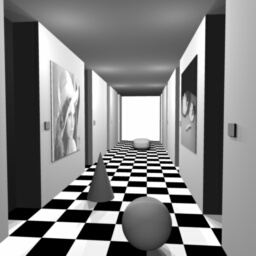
#> input picture assignment2/img/corridorl.jpg, 256 x 256 px
$ python -i disparity_computation.py   (imports and definitions only)   (older library calls are emulated)
#> lines starting #> are read from the running program, lines starting #| are printed output that depends on the picture
#> further down, picture is the input picture: shape (256, 256, 3); min 0, max 255, mean 127.8
import numpy as np
import cv2

# =============================================================
# Stereo Disparity – Baseline (fixed) + Improved Variants
# API contract: each function returns ONLY a single 8-bit disparity_map
# with values scaled to [0,255] for visualization, matching the
# original function's behavior.
# =============================================================

# ------------------------------
# Helpers
# ------------------------------

# [163 lines left out: functions _to_gray_int16, _normalize_for_visualization, _valid_mask, _census, compute_disparity, not called in this run]


# =============================================================
# Enhanced Features: Sobel Preprocessing & Consistency Check
# =============================================================

def _sobel_filter(img: np.ndarray) -> np.ndarray:
    """
    Apply Sobel edge detection filter to enhance features for matching.
    Returns gradient magnitude image (optimized using OpenCV).
    """
    # Convert to uint8 if needed
    if img.dtype == np.int16:
        img = np.clip(img, 0, 255).astype(np.uint8)
    elif img.dtype == np.float32:
        img = np.clip(img, 0, 255).astype(np.uint8)
    elif img.ndim == 3:
        img = cv2.cvtColor(img, cv2.COLOR_BGR2GRAY)

    # Use OpenCV for fast Sobel computation
    sobel_x = cv2.Sobel(img, cv2.CV_16S, 1, 0, ksize=3)
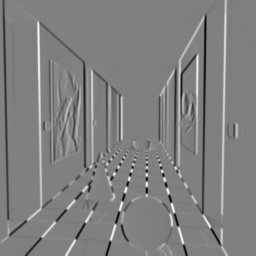
#> sobel_x: shape (256, 256) int16; min -961, max 950, mean -0.4; drawn with min black and max white
    sobel_y = cv2.Sobel(img, cv2.CV_16S, 0, 1, ksize=3)
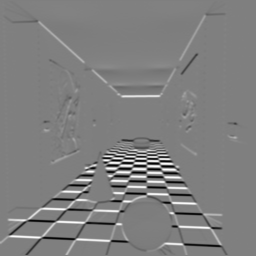
#> sobel_y: shape (256, 256) int16; min -1018, max 1013, mean -0.5; drawn with min black and max white

    # Compute gradient magnitude
    gradient_magnitude = np.sqrt(sobel_x.astype(np.float32)**2 + sobel_y.astype(np.float32)**2)
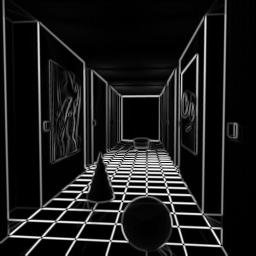
#> gradient_magnitude: shape (256, 256) float32; min 0, max 1018.7, mean 109.2; drawn with min black and max white
    gradient_magnitude = np.clip(gradient_magnitude, 0, 255)
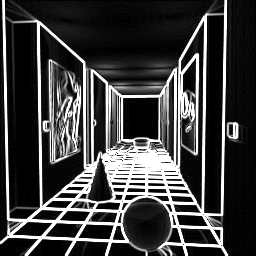
#> gradient_magnitude: shape (256, 256) float32; min 0, max 255, mean 63.8

    return gradient_magnitude.astype(np.int16)


# [68 lines left out: functions _left_right_consistency_check, compute_disparity_enhanced, not called in this run]


# =============================================================
# Legacy Compatibility Functions
# =============================================================

def compute_disparity_sad(left_img, right_img, block_size: int = 5, max_disparity: int = 64):
    """Block matching using Sum of Absolute Differences (SAD)."""
    return compute_disparity(left_img, right_img, block_size, max_disparity, method='SAD')


def compute_disparity_zsad(left_img, right_img, block_size: int = 7, max_disparity: int = 64):
    """Zero-mean SAD: subtract local means before absolute differences."""
    return compute_disparity(left_img, right_img, block_size, max_disparity, method='ZSAD')


def compute_disparity_zncc(left_img, right_img, block_size: int = 7, max_disparity: int = 64):
    """ZNCC (maximize correlation). We minimize negative correlation as cost."""
    return compute_disparity(left_img, right_img, block_size, max_disparity, method='ZNCC')


def compute_disparity_census(left_img, right_img, block_size: int = 5, max_disparity: int = 64):
    """Census transform + Hamming distance (robust to illumination changes)."""
    return compute_disparity(left_img, right_img, block_size, max_disparity, method='CENSUS')


def compute_disparity_improved(left_img, right_img, block_size: int = 11, max_disparity: int = 64):
    """Improved method using ZNCC with larger block size."""
    return compute_disparity(left_img, right_img, block_size, max_disparity, method='ZNCC')

>>> import cv2
>>> picture = cv2.imread('img/corridorl.jpg')
>>> result = _sobel_filter(picture)

$ run again, on assignment2/img/corridorr.jpg
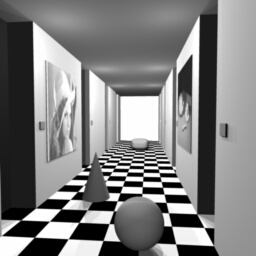
#> input picture assignment2/img/corridorr.jpg, 256 x 256 px
#> picture is the input picture: shape (256, 256, 3); min 0, max 255, mean 128
#> in _sobel_filter, `sobel_y = cv2.Sobel(img, cv2.CV_16S, 0, 1, ksize=3)`:
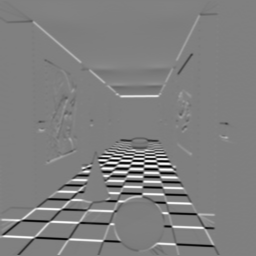
#> sobel_y: shape (256, 256) int16; min -1019, max 1010, mean -0.6; drawn with min black and max white
#> in _sobel_filter, `gradient_magnitude = np.clip(gradient_magnitude, 0, 255)`:
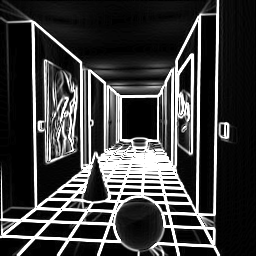
#> gradient_magnitude: shape (256, 256) float32; min 0, max 255, mean 61.6

$ run again, on assignment2/img/triclopsi2l.jpg
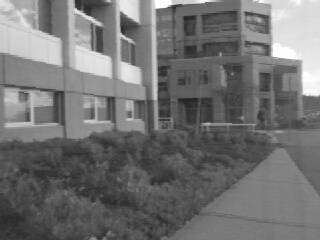
#> input picture assignment2/img/triclopsi2l.jpg, 320 x 240 px
#> picture is the input picture: shape (240, 320, 3); min 33, max 255, mean 114
#> in _sobel_filter, `sobel_y = cv2.Sobel(img, cv2.CV_16S, 0, 1, ksize=3)`:
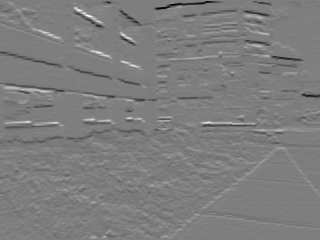
#> sobel_y: shape (240, 320) int16; min -607, max 617, mean -2.7; drawn with min black and max white
#> in _sobel_filter, `gradient_magnitude = np.clip(gradient_magnitude, 0, 255)`:
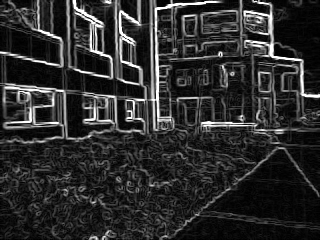
#> gradient_magnitude: shape (240, 320) float32; min 0, max 255, mean 45.3

$ run again, on assignment2/img/triclopsi2r.jpg
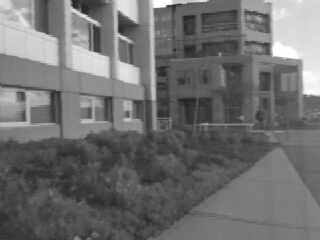
#> input picture assignment2/img/triclopsi2r.jpg, 320 x 240 px
#> picture is the input picture: shape (240, 320, 3); min 35, max 255, mean 110.9
#> in _sobel_filter, `sobel_y = cv2.Sobel(img, cv2.CV_16S, 0, 1, ksize=3)`:
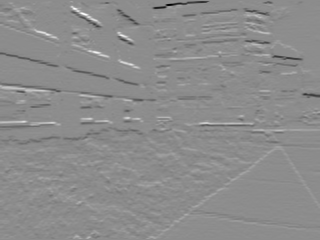
#> sobel_y: shape (240, 320) int16; min -757, max 613, mean -2.3; drawn with min black and max white
#> in _sobel_filter, `gradient_magnitude = np.clip(gradient_magnitude, 0, 255)`:
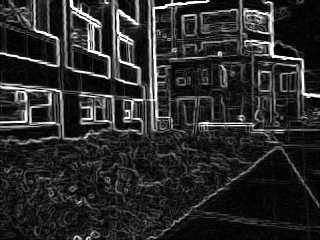
#> gradient_magnitude: shape (240, 320) float32; min 0, max 255, mean 42.8
